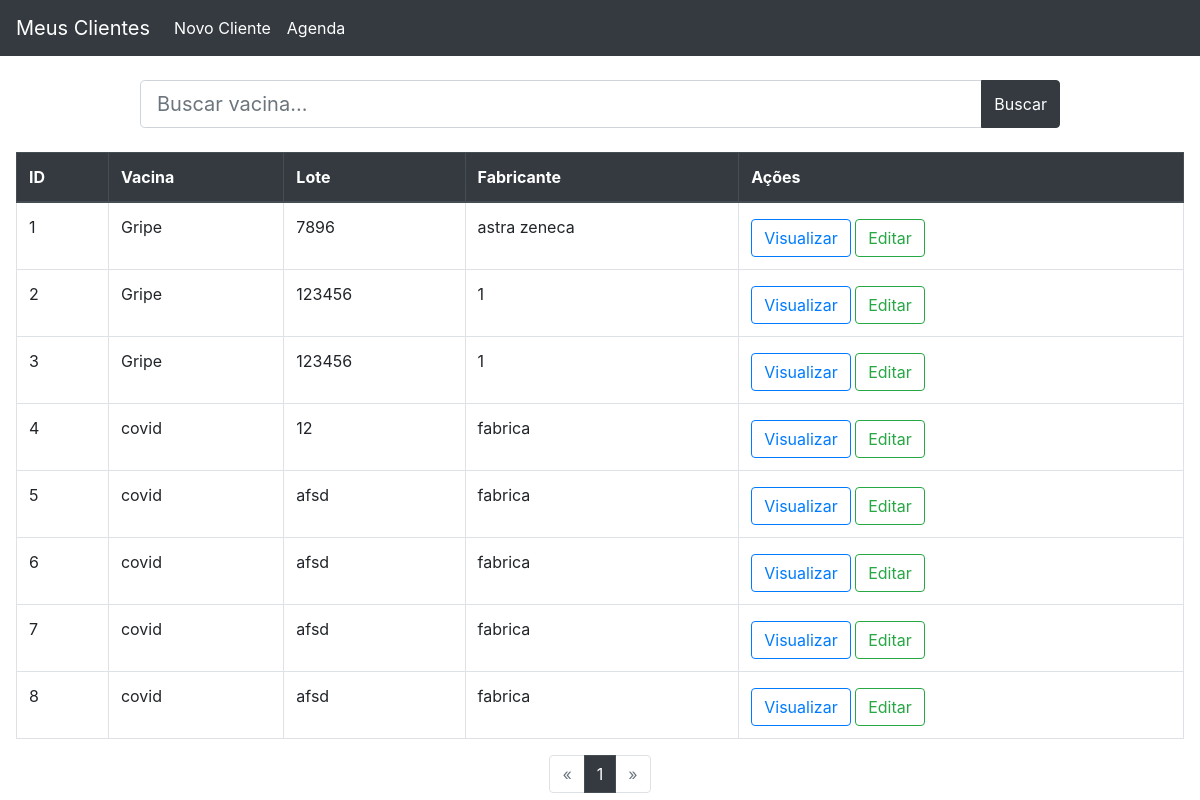
Screenshot of /vacina/listar_vacinas/ with the database file from the repository.
### vacina/models.py (models this page shows, shortened)
class Vacina(models.Model):
    vacina_nome = models.CharField('Vacina', max_length=250)
    vacina_lote = models.CharField('Lote', max_length=250)
    vacina_fabricante = models.CharField('Lote', max_length=250)

### vacina/views.py (the view)
# urls.py: path('listar_vacinas/', listar_vacinas, name='listar_vacinas'),
def listar_vacinas(request):
    busca = request.GET.get('busca')
    if busca:
        vacinas_list = Vacina.objects.filter(
            vacina_nome__icontains=busca).order_by('vacina_nome')
    else:
        vacinas_list = Vacina.objects.all().order_by('vacina_nome')
    paginacao = Paginator(vacinas_list, 10)
    pagina = request.GET.get('page')
    vacinas = paginacao.get_page(pagina)
    context = {
        'vacinas': vacinas
    }
    return render(request, 'vacina/listar_vacinas.html', context)

### templates/vacina/listar_vacinas.html (shortened to what this page needs)
{% extends "base.html" %}
{% block main %}
<div class="container" id="areabusca">
	<div class="row justify-content-center mb-4 mt-4">
		<div class="col-10">
			<form>
				<div class="input-group">
					<input type="text" class="form-control form-control-lg" name="busca" id="busca" type="text"
						placeholder="Buscar vacina..." value="{{ request.GET.busca }}">
					<div class="input-group-append">
						<button class="btn btn-dark" type="submit"> Buscar</button>
					</div>
				</div>
			</form>
		</div>
	</div>
</div>
<div class="table-responsive-md">
	<table class="table table-hover table-bordered">
		<thead class="thead-dark">
			<tr>
				<th scope="col">ID</th>
				<th scope="col">Vacina</th>
				<th scope="col">Lote</th>
				<th scope="col">Fabricante</th>
				<th scope="col">Ações</th>
			</tr>
		</thead>
		<tbody>
			{% for vacina in vacinas %}
			<tr>
				<td>{{ vacina.id }} </th>
				<td>{{ vacina.vacina_nome }} </th>
				<td>{{ vacina.vacina_lote }} </td>
				<td>{{ vacina.vacina_fabricante }} </td>
				<td>
					<a href=" {% url "visualizar_vacina" vacina.pk %}" class="btn btn-outline-primary mt-1" >  Visualizar </a>
					<a href="{% url "editar_vacina" vacina.id %} " class="btn btn-outline-success mt-1">  Editar </a>
				</td>
			</tr>
			{% endfor %}
		</tbody>
	</table>
</div>
<nav>
	<ul class="pagination justify-content-center">
		{% if vacinas.has_previous %}
		<li class="page-item">
			<a class="page-link"
				href="?page={{ vacinas.previous_page_number }}{% if request.GET.busca %}&busca={{ request.GET.busca }}{% endif %}"
				aria-label="Anterior">
				<span aria-hidden="true">&laquo;</span>
			</a>
		</li>
		{% else %}
		<li class="page-item disabled">
			<a class="page-link" aria-label="Anterior">
				<span aria-hidden="true">&laquo;</span>
			</a>
		</li>
		{% endif %}
		{% for num in vacinas.paginator.page_range %}
		{% if vacinas.number == num %}
		<li class="page-item active"><a class="page-link" href="#">{{ num }}</a></li>
		{% else %}
		<li class="page-item"><a class="page-link"
				href="?page={{ num }}{% if request.GET.busca %}&busca={{ request.GET.busca }}{% endif %}">{{ num }}</a>
		</li>
		{% endif %}
		{% endfor %}
		{% if vacinas.has_next %}
		<li class="page-item">
			<a class="page-link"
				href="?page={{ vacinas.next_page_number }}{% if request.GET.busca %}&busca={{ request.GET.busca }}{% endif %}"
				aria-label="Next">
				<span aria-hidden="true">&raquo;</span>
			</a>
		</li>
		{% else %}
		<li class="page-item disabled">
			<a class="page-link" aria-label="Next">
				<span aria-hidden="true">&raquo;</span>
			</a>
		</li>
		{% endif %}
	</ul>
</nav>
{% endblock main %}

### static/css/style.css (style rules this page uses)
html, body { height: 100%; }
.pagination > li > a { background-color: white; color: #343a40; }
.pagination > .active > a { color: white; background-color: #343a40 !Important;; border-color: #454d55 !Important;; }

### rows the page displays
Vacina: id "1", vacina_nome "Gripe", vacina_lote "7896", vacina_fabricante "astra zeneca"
Vacina: id "2", vacina_nome "Gripe", vacina_lote "123456", vacina_fabricante "1"
Vacina: id "3", vacina_nome "Gripe", vacina_lote "123456", vacina_fabricante "1"
Vacina: id "4", vacina_nome "covid", vacina_lote "12", vacina_fabricante "fabrica"
Vacina: id "5", vacina_nome "covid", vacina_lote "afsd", vacina_fabricante "fabrica"
Vacina: id "6", vacina_nome "covid", vacina_lote "afsd", vacina_fabricante "fabrica"
Vacina: id "7", vacina_nome "covid", vacina_lote "afsd", vacina_fabricante "fabrica"
Vacina: id "8", vacina_nome "covid", vacina_lote "afsd", vacina_fabricante "fabrica"

### other values shown
{{ num }} "1"
